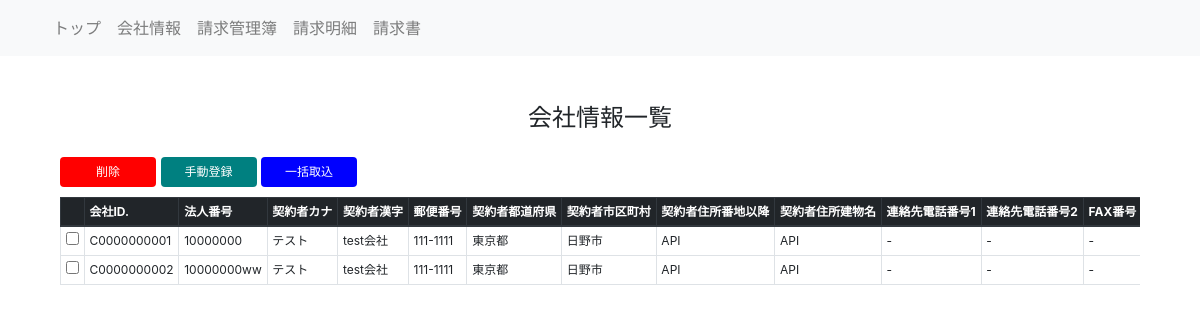
Page /invoice/mypage/c_li/ (signed in) on the committed database.
### web/models.py (models this page shows, shortened)
class Company(models.Model):
    PREFIX = "C"
    class Meta:
        verbose_name = '会社'
        verbose_name_plural = '会社'
        ordering = ['pk']
    id = models.CharField(
        verbose_name = '会社ID',
        max_length = 50,
        primary_key = True,
        unique = True
    )
    corporate_number = models.CharField(
        verbose_name = _('法人番号'),
        max_length = 50,
        null = False,
        blank = False,
        validators = [
            alphanumeric
        ]
    )
    kana_name = models.CharField(
        verbose_name = "契約者名カナ",
        max_length = 50,
        null = False,
        blank = False
    )
    kanji_name = models.CharField(
        verbose_name = "契約者名漢字",
        max_length = 50,
        null = False,
        blank = False
    )
    zip = models.CharField(
        verbose_name = _('契約者郵便番号'),
        max_length = 10,
        null = False,
        blank = False,
        validators = [
            validate_postcode,
        ]
    )
    address_pref = models.CharField(
        verbose_name = "契約者都道府県",
        max_length = 10,
        null = False,
        blank = False,
        choices = pref_options
    )
    address_city = models.CharField(
        verbose_name = "契約者市区町村",
        max_length = 30,
        null = False,
        blank = False
    )
    address_street = models.CharField(
        verbose_name = "契約者住所番地以降",
        max_length = 50,
        null = False,
        blank = False
    )
    address_bld = models.CharField(
        verbose_name = "契約者住所建物名",
        max_length = 50,
        null = True,
        blank = True
    )
    telephone_1 = models.CharField(
        verbose_name = _('連絡先電話番号1'),
        max_length = 20,
        null = True,
        blank = True,
        validators = [
            validate_phonenumber,
        ]
    )
    telephone_2 = models.CharField(
        verbose_name = _('連絡先電話番号2'),
        max_length = 20,
        null = True,
        blank = True,
        validators = [
            validate_phonenumber,
        ]
    )
    fax = models.CharField(
        verbose_name = _('FAX番号'),
        max_length = 20,
        null = True,
        blank = True,
        validators = [
            validate_phonenumber,
        ]
    )
    hp_url = models.CharField(
        verbose_name = _('URL'),
        max_length = 20,
        null = True,
        blank = True
    )
    owner_name = models.CharField(
        verbose_name = "代表者名",
        max_length = 50,
        null = True,
        blank = True
    )
    representative_name = models.CharField(
        verbose_name = "担当者名",
        max_length = 50,
        null = True,
        blank = True
    )
    email = models.EmailField(
        verbose_name = _('メール'),
        blank = True,
        null = True
    )
    note = models.TextField(
        null = True,
        blank = True
    )
    registered_at = models.DateTimeField(
        verbose_name = '登録日',
        auto_now_add = True
    )
    registered_by = models.ForeignKey(
        to = User,
        null = True,
        verbose_name = '登録者',
        on_delete = models.SET_NULL,
        related_name = 'company_registered'
    )
    updated_at = models.DateTimeField(
        verbose_name = '更新日',
        auto_now = True
    )
    updated_by = models.ForeignKey(
        to = User,
        null = True,
        verbose_name = '更新者',
        on_delete = models.SET_NULL,
        related_name = 'company_updated'
    )
    deleted = models.BooleanField(
        verbose_name = '削除フラグ',
        default = False
    )

### web/views.py (the view)
# urls.py: path('c_li/', views.ListCompany.as_view(), name='list_company'),
class ListCompany(SuccessMessageMixin, LoginRequiredMixin, generic.ListView):
    model = Company
    template_name = 'list_company.html'
    paginate_by = 10  #and that's it !!
    def get_queryset(self):
        data = Company.objects.filter(deleted = False)
        key_corporate_number = "corporate_number"
        key_company_name = "company_name"
        key_phone_number = "phone_number"
        key_invoice_code = "invoice_code"
        if key_corporate_number in self.request.GET and self.request.GET.get(key_corporate_number) != None:
            q = self.request.GET.get(key_corporate_number)
            data = data.filter(corporate_number__icontains = q)
        if key_company_name in self.request.GET and self.request.GET.get(key_company_name) != None:
            q = self.request.GET.get(key_company_name)
            data = data.filter(kanji_name__icontains = q)
        if key_phone_number in self.request.GET and self.request.GET.get(key_phone_number) != None:
            q = self.request.GET.get(key_phone_number)
            data = data.filter(Q(telephone_1__icontains = q) | Q(telephone_2__icontains = q))
        return data

### templates/list_company.html (shortened to what this page needs)
{% extends "base.html" %}
{% load humanize %}
{% block header %}
会社情報一覧
{% endblock %}
{% block content %}
<form method="GET" action="{% url 'web:delete_company' %}">
<button  type="submit" class="btn my-btn-base my-del-btn">削除</button>
<a href="{% url 'web:create_company' %}" class="btn my-btn-base my-new-btn">手動登録</a>
<a href="{% url 'web:upload_company' %}" class="btn my-btn-base my-import-btn">一括取込</a>
{% if object_list %}
<div class="table-responsive">
    <table class="table table-bordered">
        <thead class="thead-dark">
            <tr>
                <th class="text-nowrap"></th>
                <th class="text-nowrap">会社ID.</th>
                <th class="text-nowrap">法人番号</th>
                <th class="text-nowrap">契約者カナ</th>
                <th class="text-nowrap">契約者漢字</th>
                <th class="text-nowrap">郵便番号</th>
                <th class="text-nowrap">契約者都道府県</th>
                <th class="text-nowrap">契約者市区町村</th>
                <th class="text-nowrap">契約者住所番地以降</th>
                <th class="text-nowrap">契約者住所建物名</th>
                <th class="text-nowrap">連絡先電話番号1</th>
                <th class="text-nowrap">連絡先電話番号2</th>
                <th class="text-nowrap">FAX番号</th>
        </tr>
        </thead>
        <tbody>
            {% for object in object_list %}
            <tr>
                <td class="text-nowrap"><input value="{{ object.pk }}" name="selected_companies" type="checkbox"></td>
                <td class="text-nowrap">{{ object.pk }}</td>
                <td class="text-nowrap">{{ object.corporate_number }}</td>
                <td class="text-nowrap">{{ object.kana_name| default_if_none:"-" }}</td>
                <td class="text-nowrap">{{ object.kanji_name| default_if_none:"-" }}</td>
                <td class="text-nowrap">{{ object.zip| default_if_none:"-" }}</td>
                <td class="text-nowrap">{{ object.address_pref| default_if_none:"-" }}</td>
                <td class="text-nowrap">{{ object.address_city| default_if_none:"-" }}</td>
                <td class="text-nowrap">{{ object.address_street| default_if_none:"-" }}</td>
                <td class="text-nowrap">{{ object.address_bld| default_if_none:"-" }}</td>
                <td class="text-nowrap">{{ object.telephone_1| default_if_none:"-" }}</td>
                <td class="text-nowrap">{{ object.telephone_2| default_if_none:"-" }}</td>
                <td class="text-nowrap">{{ object.fax| default_if_none:"-" }}</td>
            </tr>
            {% endfor %}
        </tbody>
    </table>
</div>
</form>
{% else %}
    <p>企業情報が登録されていません</p>
{% endif %}
{% endblock %}

### templates/base.html (style rules this page uses)
.table.table { font-size: 12px!important; }
tr th, tr td { padding: 0.3rem !important; margin: 0.3rem !important; }
.my-btn-base { width: 6rem; color:white; padding: 5px; font-size: 12px; margin-bottom: 10px; }
.my-del-btn { background-color: red; }
.my-new-btn { background-color: teal }
.my-import-btn { background-color: blue }

### rows in the picture
Company: pk "C0000000001", corporate_number "10000000", kana_name "テスト", kanji_name "test会社", zip "111-1111", address_pref "東京都", address_city "日野市", address_street "API", address_bld "API", telephone_1 "-", telephone_2 "-", fax "-"
Company: pk "C0000000002", corporate_number "10000000ww", kana_name "テスト", kanji_name "test会社", zip "111-1111", address_pref "東京都", address_city "日野市", address_street "API", address_bld "API", telephone_1 "-", telephone_2 "-", fax "-"
